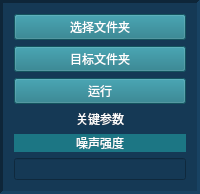
             <widget class="QFrame" name="frame_robustdata_j2">
              <property name="styleSheet">
               <string notr="true">background-color: rgb(21, 57, 85);</string>
              </property>
              <property name="frameShape">
               <enum>QFrame::Panel</enum>
              </property>
              <property name="frameShadow">
               <enum>QFrame::Sunken</enum>
              </property>
              <property name="lineWidth">
               <number>3</number>
              </property>
              <property name="midLineWidth">
               <number>3</number>
              </property>
              <layout class="QVBoxLayout" name="verticalLayout_12">
               <item>
                <widget class="QPushButton" name="pushButton_source_r_j2">
                 <property name="styleSheet">
                  <string notr="true">color: rgb(255, 255, 255);
background-color: rgb(28, 118, 132);</string>
                 </property>
                 <property name="text">
                  <string>选择文件夹</string>
                 </property>
                </widget>
               </item>
               <item>
                <widget class="QPushButton" name="pushButton_tardir_r_j2">
                 <property name="styleSheet">
                  <string notr="true">color: rgb(255, 255, 255);
background-color: rgb(28, 118, 132);</string>
                 </property>
                 <property name="text">
                  <string>目标文件夹</string>
                 </property>
                </widget>
               </item>
               <item>
                <widget class="QPushButton" name="pushButton_run_r_j2">
                 <property name="styleSheet">
                  <string notr="true">color: rgb(255, 255, 255);
background-color: rgb(28, 118, 132);</string>
                 </property>
                 <property name="text">
                  <string>运行</string>
                 </property>
                </widget>
               </item>
               <item>
                <widget class="QLabel" name="label_data_guanjiancanshu_j2">
                 <property name="sizePolicy">
                  <sizepolicy hsizetype="Preferred" vsizetype="Fixed">
                   <horstretch>0</horstretch>
                   <verstretch>0</verstretch>
                  </sizepolicy>
                 </property>
                 <property name="styleSheet">
                  <string notr="true">color: rgb(255, 255, 255);
background-color: transparent;</string>
                 </property>
                 <property name="text">
                  <string>关键参数</string>
                 </property>
                 <property name="alignment">
                  <set>Qt::AlignCenter</set>
                 </property>
                </widget>
               </item>
               <item>
                <widget class="QLabel" name="label_noise_j2">
                 <property name="sizePolicy">
                  <sizepolicy hsizetype="Preferred" vsizetype="Fixed">
                   <horstretch>0</horstretch>
                   <verstretch>0</verstretch>
                  </sizepolicy>
                 </property>
                 <property name="toolTip">
                  <string extracomment="为给泛化性数据加噪声的大小，第一个数为第一个噪声强度，是0-1之间的小数，第二个数为步长，是0-1之间的小数，的第三个数为加噪声数量，为整数。"/>
                 </property>
                 <property name="styleSheet">
                  <string notr="true">color: rgb(255, 255, 255);background-color: rgb(28, 118, 132);</string>
                 </property>
                 <property name="text">
                  <string>噪声强度</string>
                 </property>
                 <property name="alignment">
                  <set>Qt::AlignCenter</set>
                 </property>
                </widget>
               </item>
               <item>
                <widget class="QLineEdit" name="lineEdit_noise_j2"/>
               </item>
              </layout>
             </widget>
